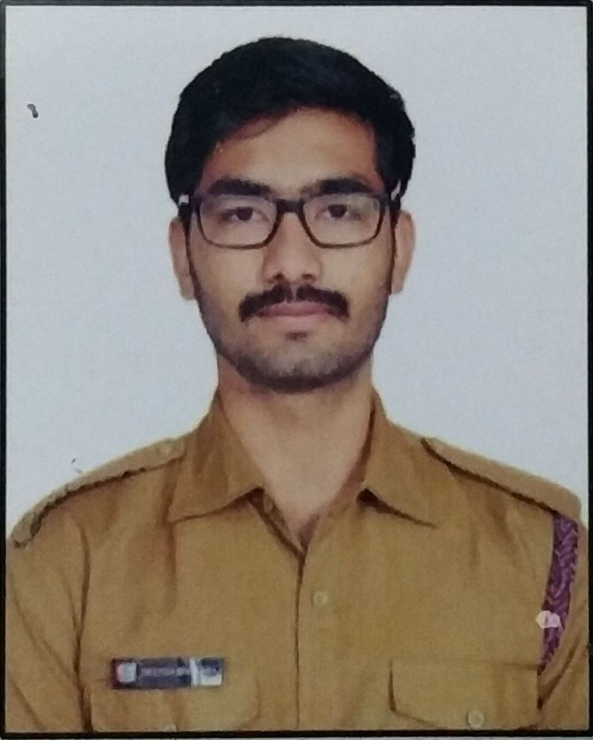
#> input picture deepak.jpeg, 1186 x 1479 px, given in place of the camera (shown at 1/2 size)
$ python create_data.py
#> lines starting #> are read from the running program, lines starting #| are printed output that depends on the picture; after the words box and inside, x2 and y2 are one past the last pixel; in counts of white or black regions, pixels touching at a corner belong together

# It captures images and stores them in datasets
# folder under the folder name of sub_data
import cv2,sys,numpy,os
haar_file = 'haarcascade_frontalface_default.xml'

# All the faces data will be
#  present this folder
datasets = 'datasets'


# These are sub data sets of folder,
# for my faces I've used my name you can
# change the label here
sub_data = 'deepak'

path = os.path.join(datasets, sub_data)
if not os.path.isdir(path):
    os.mkdir(path)

# defining the size of images
(width, height) = (180, 220)

#'0' is used for my webcam,
# if you've any other camera
#  attached use '1' like this
face_cascade = cv2.CascadeClassifier(haar_file)
webcam = cv2.VideoCapture(0)

# The program loops until it has 30 images of the face.
count = 1
while count < 100:
    (_, im) = webcam.read()
#> im is the input picture: shape (1479, 1186, 3); mean B, G, R 121.9, 132.9, 143.1
    gray = cv2.cvtColor(im, cv2.COLOR_BGR2GRAY)
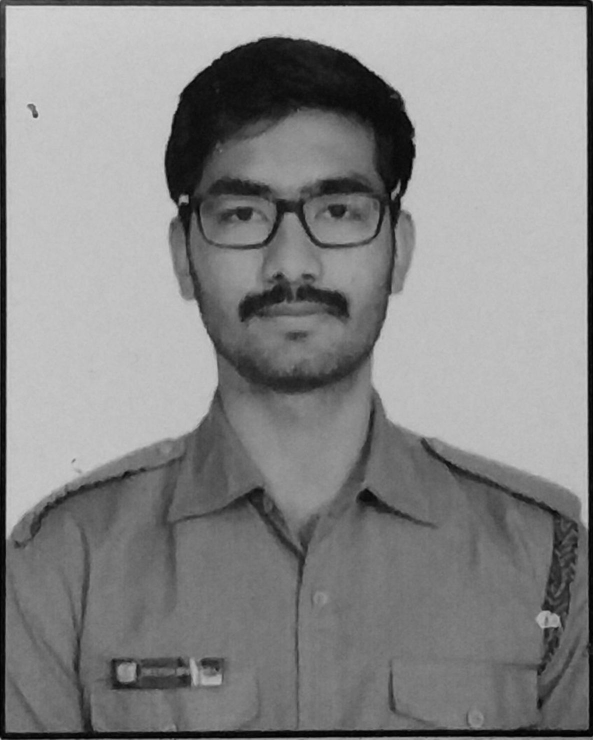
#> gray: shape (1479, 1186) (shown at 1/2 size); min 0, max 218, mean 134.7
    faces = face_cascade.detectMultiScale(gray, 1.3, 4)
#> faces = [[292, 183, 588, 588]]
    for (x, y, w, h) in faces:
        cv2.rectangle(im, (x, y), (x + w, y + h), (255, 0, 0), 2)
        face = gray[y:y + h, x:x + w]
        face_resize = cv2.resize(face, (width, height))
        cv2.imwrite('% s/% s.png' % (path, count), face_resize)
#> this loop made 1 pass
#> pass 1, `face = gray[y:y + h, x:x + w]`:
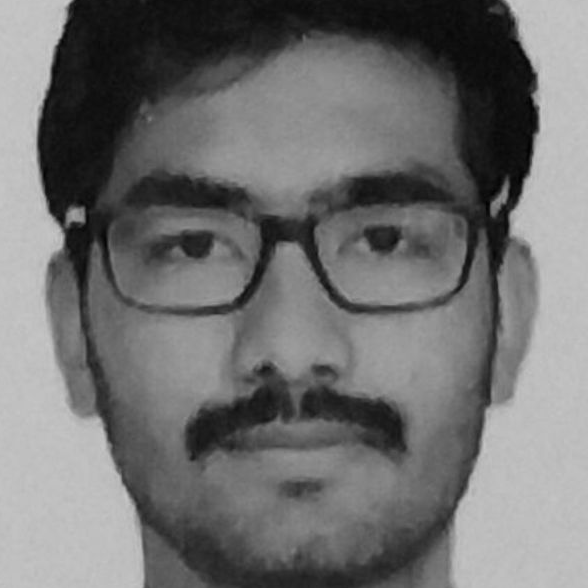
#> face: shape (588, 588); min 2, max 201, mean 112.6
#> pass 1, `face_resize = cv2.resize(face, (width, height))`:
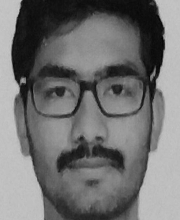
#> face_resize: shape (220, 180); min 4, max 199, mean 112.5
#> after the loop:
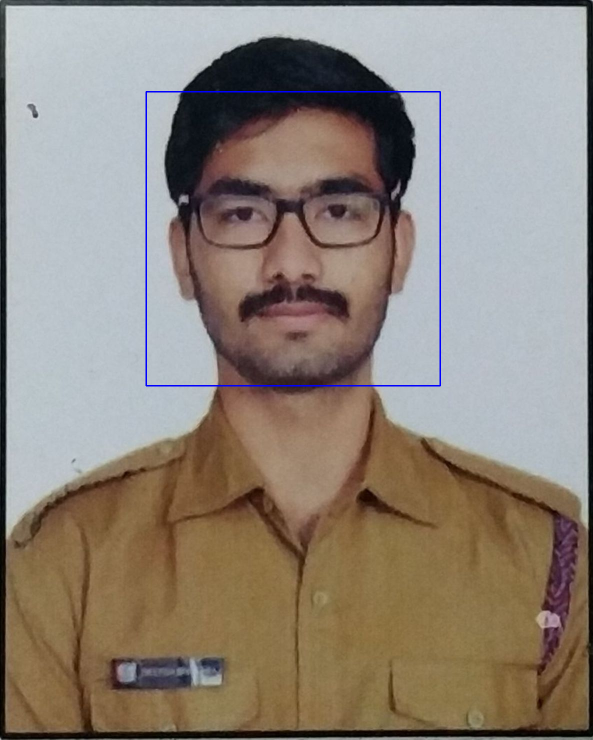
#> im: shape (1479, 1186, 3) (shown at 1/2 size); 0.4% of pixels changed, all inside (x1, y1, x2, y2) = (291, 182, 882, 773)
    count += 1
    cv2.imshow('OpenCV', im)
    key = cv2.waitKey(100)
#> (key Esc is pressed here)
    if key == 27:
        break
cv2.destroyAllWindows()
